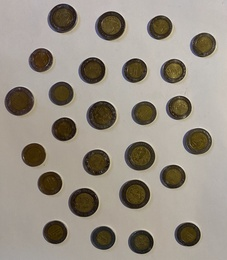
%> input picture Práctica 13 - Aplicación de detección y conteo de objetos/mnd2.jpg, 227 x 260 px, shrunk from 2268 x 2603 before the run
$ octave monedas.m   (GNU Octave 9; MATLAB toolbox functions it lacks are replaced by stand-ins)
%> lines starting %> are read from the running program, lines starting %| are printed output that depends on the picture; in (x1, y1, x2, y2) boxes, pixels count from 0 and x2, y2 are one past the last pixel; in counts of white or black regions, pixels touching at a corner belong together; the program's own positions count from 1
### Práctica 13 - Aplicación de detección y conteo de objetos/mediana.m
function resultado = mediana (imagen, dimensionMascara)
    imagen = double(imagen);
    resultado = imagen;
    mitadMascara = round(dimensionMascara / 2);

    [ancho, alto] = size(imagen);

    listaValores = zeros(1,(dimensionMascara *  dimensionMascara));

    for x = mitadMascara:(ancho - mitadMascara)
        for y = mitadMascara:(alto - mitadMascara)

            n = 1;

            for i = 1:dimensionMascara
                for j = 1:dimensionMascara
                    listaValores(n) = imagen((x - (mitadMascara - 1)) + i, (y - (mitadMascara - 1)) + j);
                    n = n + 1;
                end
            end

            listaValores = sort(listaValores);
            resultado(x,y) = listaValores(round((dimensionMascara * dimensionMascara) / 2));
        end
    end

    resultado = uint8(resultado);
    %imwrite(resultado, "resultados/mediana.png");
end

### Práctica 13 - Aplicación de detección y conteo de objetos/monedas.m
% Se lee la imágen a tratar
imagen = imread('mnd2.jpg');
%> imagen is the input picture: size 260x227x3 uint8; mean R, G, B 152.9, 145, 133.7

% Se convierte la imágen a escala de grises
imagenGrises = rgb2gray(imagen);
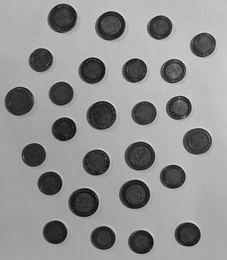
%> imagenGrises: size 260x227 uint8; min 11, max 226, mean 146
imagenGrises = double(imagenGrises);
%> imagenGrises: size 260x227 double

% Se obtiene las dimensiones de la imágen
[ancho, alto] = size(imagenGrises);
%> ancho = 260; alto = 227

% Se crea la variable para la imágen binarizada
imagenBinaria = zeros(ancho, alto);

% Se binariza la imágen, siendo como ubral el valor de 150
for x = 1:ancho
    for y = 1:alto
        if imagenGrises(x, y) >= 150
            imagenBinaria(x, y) = 0;
        else
            imagenBinaria(x, y) = 255;
        end
    end
end
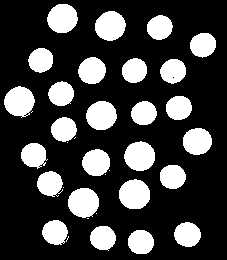
%> imagenBinaria: size 260x227 double; 25.1% white; 35 white regions (9 under 20 px), largest, box (x1, y1, x2, y2) and area: (119, 179, 150, 209) 741, (68, 188, 99, 218) 732, (124, 141, 155, 171) 720

% Se suavisa la imágen
imagenBinaria = double(mediana(uint8(imagenBinaria), 21));
%> (the run ends here)
